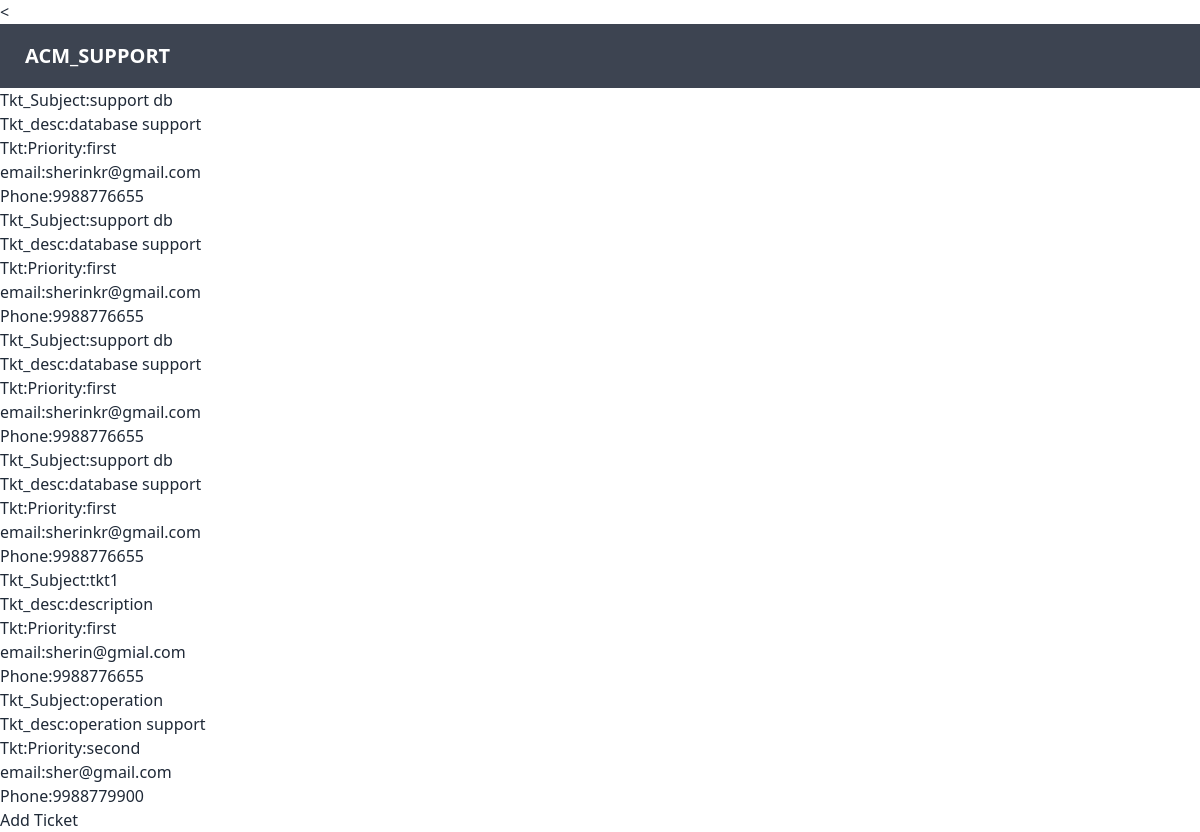
Screenshot of /ticket/tkt/ with the database file from the repository.
### ticket/models.py (models this page shows)
class Ticket(models.Model):
    user=models.OneToOneField(Profile,on_delete=models.CASCADE)
    subject=models.CharField(max_length=50,default=1)
    desc=models.CharField(max_length=50)
    priority=models.CharField(max_length=20,default=1)
    email=models.EmailField()
    phone=models.IntegerField()

### ticket/views.py (the view)
# urls.py: path("tkt/",tkt_details,name='tktdetails'),
def tkt_details(request):
    tkt=Ticket.objects.all()
    context={
        'tkt':tkt
    }
    return render(request,'ticket/tkt_details.html',context)

### ticket/templates/ticket/tkt_details.html
{% extends 'departments/base.html' %}
{% block content %}
   {% for i in tkt %}
    <h4>Tkt_Subject:{{i.subject}}</h4>
    <h4>Tkt_desc:{{i.desc}}</h4>
    <h4>Tkt:Priority:{{i.priority}}</h4>
    <h4>email:{{i.email}}</h4>
    <h4>Phone:{{i.phone}}</h4>
     {% endfor %}
     <div>
    <a href="{% url 'ticket:tkt_add'%}"><h1>Add Ticket</h1>
    </div>
    {% endblock %}

### departments/templates/departments/base.html (shortened to what this page needs)
{% load static tailwind_tags %}
<html lang="en"   >
<head>
    {% tailwind_css %}
</head>
<body>
<
<div class="navbar bg-neutral text-neutral-content">
  <a class="btn btn-ghost normal-case text-xl">ACM_SUPPORT</a>
</div>
    {% block content %}
    {% endblock %}
</body>
</html>

### rows the page displays
Ticket: subject "support db", desc "database support", priority "first", email "sherinkr@gmail.com", phone "9988776655"
Ticket: subject "support db", desc "database support", priority "first", email "sherinkr@gmail.com", phone "9988776655"
Ticket: subject "support db", desc "database support", priority "first", email "sherinkr@gmail.com", phone "9988776655"
Ticket: subject "support db", desc "database support", priority "first", email "sherinkr@gmail.com", phone "9988776655"
Ticket: subject "tkt1", desc "description", priority "first", email "sherin@gmial.com", phone "9988776655"
Ticket: subject "operation", desc "operation support", priority "second", email "sher@gmail.com", phone "9988779900"
